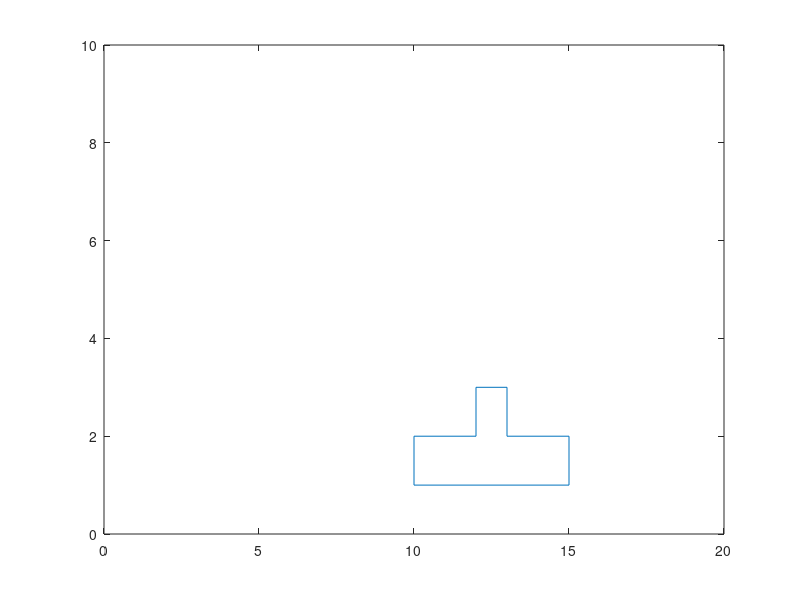

Write MATLAB code to recreate this figure.
%Limpiar todo
clear all;
clc;

%Variables en el plano cartesiano
x=[0 0 2 2 3 3 5 5 0];
y=[1 2 2 3 3 2 2 1 1];

%Trazar movimiento
for i=0:10
    
    plot(x,y);
    x=1+x;
    axis([0 20 0 10])
    pause(0.01) %pausa del carro
    drawnow()%limita para animar
    
end